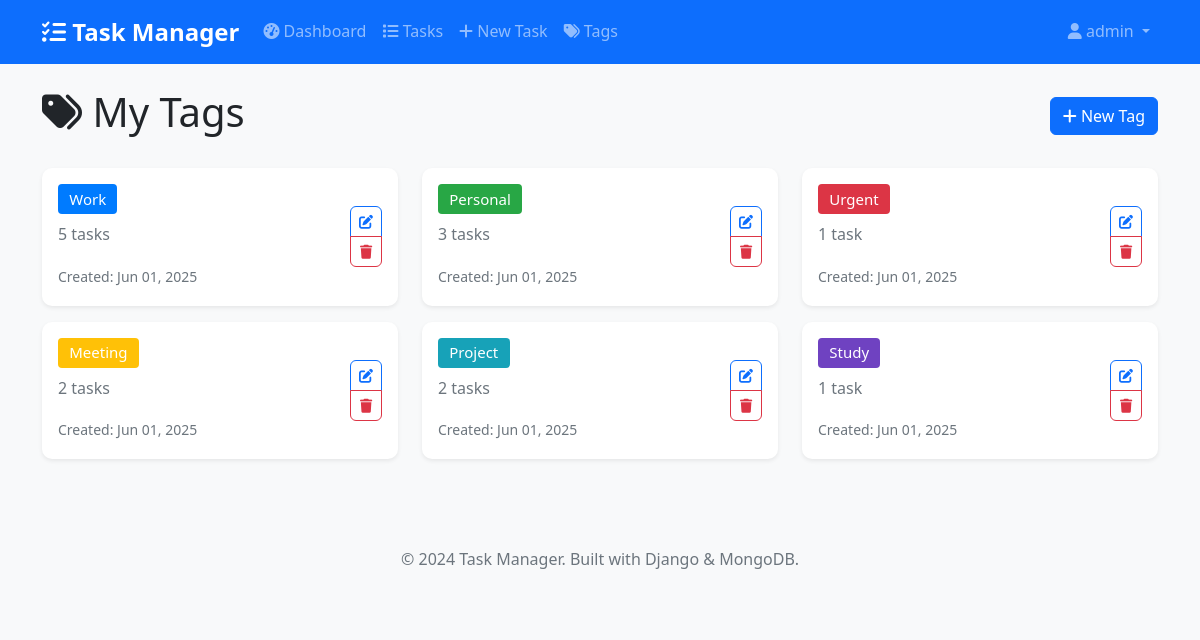
The page /tags/ (signed in) on the database its author committed.
### tasks/models.py (models this page shows, shortened)
class Tag(models.Model):
    name = models.CharField(max_length=50, unique=True)
    color = models.CharField(max_length=7, default='#007bff')  # Hex color code
    created_by = models.ForeignKey(User, on_delete=models.CASCADE)
    created_at = models.DateTimeField(auto_now_add=True)
    class Meta:
        db_table = 'tags'
        ordering = ['name']

### tasks/views.py (the view)
# urls.py: path('tags/', views.tag_list, name='tag_list'),
@login_required
def tag_list(request):
    tags = Tag.objects.filter(created_by=request.user).annotate(task_count=Count('task'))
    return render(request, 'tasks/tag_list.html', {'tags': tags})

### templates/tasks/tag_list.html (shortened to what this page needs)
{% extends 'base.html' %}
{% block content %}
<div class="row">
    <div class="col-12">
        <div class="d-flex justify-content-between align-items-center mb-4">
            <h1><i class="fas fa-tags"></i> My Tags</h1>
            <a href="{% url 'tasks:tag_create' %}" class="btn btn-primary">
                <i class="fas fa-plus"></i> New Tag
            </a>
        </div>
    </div>
</div>
<div class="row">
    <div class="col-12">
        {% if tags %}
        <div class="row">
            {% for tag in tags %}
            <div class="col-md-4 mb-3">
                <div class="card">
                    <div class="card-body">
                        <div class="d-flex justify-content-between align-items-center">
                            <div>
                                <h5 class="card-title">
                                    <span class="badge" style="background-color: {{ tag.color }}">
                                        {{ tag.name }}
                                    </span>
                                </h5>
                                <p class="card-text text-muted">
                                    {{ tag.task_count }} task{{ tag.task_count|pluralize }}
                                </p>
                                <small class="text-muted">
                                    Created: {{ tag.created_at|date:"M d, Y" }}
                                </small>
                            </div>
                            <div class="btn-group-vertical">
                                <a href="{% url 'tasks:tag_edit' tag.pk %}" class="btn btn-sm btn-outline-primary">
                                    <i class="fas fa-edit"></i>
                                </a>
                                <a href="{% url 'tasks:tag_delete' tag.pk %}" class="btn btn-sm btn-outline-danger">
                                    <i class="fas fa-trash"></i>
                                </a>
                            </div>
                        </div>
                    </div>
                </div>
            </div>
            {% endfor %}
        </div>
        {% endif %}
    </div>
</div>
{% endblock %}

### templates/base.html (shortened to what this page needs)
<!DOCTYPE html>
<html lang="en">
<head>
    <link href="https://cdn.jsdelivr.net/npm/bootstrap@5.1.3/dist/css/bootstrap.min.css" rel="stylesheet">
    <link rel="stylesheet" href="https://cdnjs.cloudflare.com/ajax/libs/font-awesome/6.0.0/css/all.min.css">
    {% load static %}
    <link rel="stylesheet" href="{% static 'css/style.css' %}">
</head>
<body>
    <nav class="navbar navbar-expand-lg navbar-dark bg-primary">
        <div class="container">
            <a class="navbar-brand" href="{% url 'tasks:dashboard' %}">
                <i class="fas fa-tasks"></i> Task Manager
            </a>
            <div class="collapse navbar-collapse" id="navbarNav">
                {% if user.is_authenticated %}
                <ul class="navbar-nav me-auto">
                    <li class="nav-item">
                        <a class="nav-link" href="{% url 'tasks:dashboard' %}">
                            <i class="fas fa-tachometer-alt"></i> Dashboard
                        </a>
                    </li>
                    <li class="nav-item">
                        <a class="nav-link" href="{% url 'tasks:task_list' %}">
                            <i class="fas fa-list"></i> Tasks
                        </a>
                    </li>
                    <li class="nav-item">
                        <a class="nav-link" href="{% url 'tasks:task_create' %}">
                            <i class="fas fa-plus"></i> New Task
                        </a>
                    </li>
                    <li class="nav-item">
                        <a class="nav-link" href="{% url 'tasks:tag_list' %}">
                            <i class="fas fa-tags"></i> Tags
                        </a>
                    </li>
                </ul>
                <ul class="navbar-nav">
                    <li class="nav-item dropdown">
                        <a class="nav-link dropdown-toggle" href="#" id="navbarDropdown" role="button" data-bs-toggle="dropdown">
                            <i class="fas fa-user"></i> {{ user.username }}
                        </a>
                    </li>
                </ul>
                {% endif %}
            </div>
        </div>
    </nav>
    <main class="container mt-4">
        {% block content %}{% endblock %}
    </main>
    <footer class="bg-light mt-5 py-4">
        <div class="container text-center">
            <p class="text-muted">&copy; 2024 Task Manager. Built with Django & MongoDB.</p>
        </div>
    </footer>
</body>
</html>

### static/css/style.css (style rules this page uses)
:root { --primary-color: #007bff; --secondary-color: #6c757d; --success-color: #28a745; --danger-color: #dc3545; --warning-color: #ffc107; --info-color: #17a2b8; --light-color: #f8f9fa; --dark-color: #343a40; }
body { font-family: 'Segoe UI', Tahoma, Geneva, Verdana, sans-serif; background-color: #f8f9fa; line-height: 1.6; }
.navbar-brand { font-weight: bold; font-size: 1.5rem; }
.navbar-nav .nav-link { font-weight: 500; transition: color 0.3s ease; }
.card { border: none; border-radius: 10px; box-shadow: 0 0.125rem 0.25rem rgba(0, 0, 0, 0.075); transition: box-shadow 0.15s ease-in-out; }
.btn { border-radius: 6px; font-weight: 500; transition: all 0.3s ease; }
.badge { font-size: 0.75em; font-weight: 500; padding: 0.5em 0.75em; }
footer { margin-top: auto; }

### rows shown on the page
Tag: name "Work", task_count "5", created_at "Jun 01, 2025"
Tag: name "Personal", task_count "3", created_at "Jun 01, 2025"
Tag: name "Urgent", task_count "1", created_at "Jun 01, 2025"
Tag: name "Meeting", task_count "2", created_at "Jun 01, 2025"
Tag: name "Project", task_count "2", created_at "Jun 01, 2025"
Tag: name "Study", task_count "1", created_at "Jun 01, 2025"

### other values the page prints
{{ user.username }} "admin"
